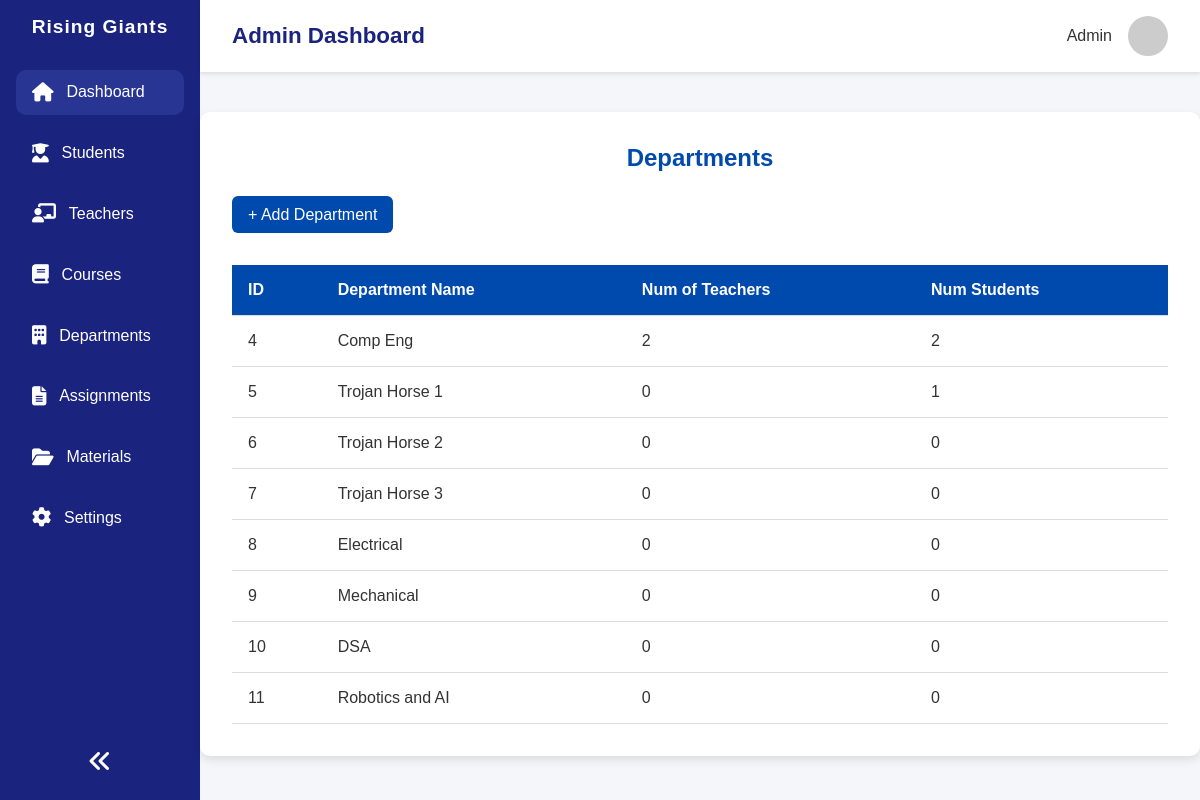
Page /dashboard/departments/ on the earlier database version.
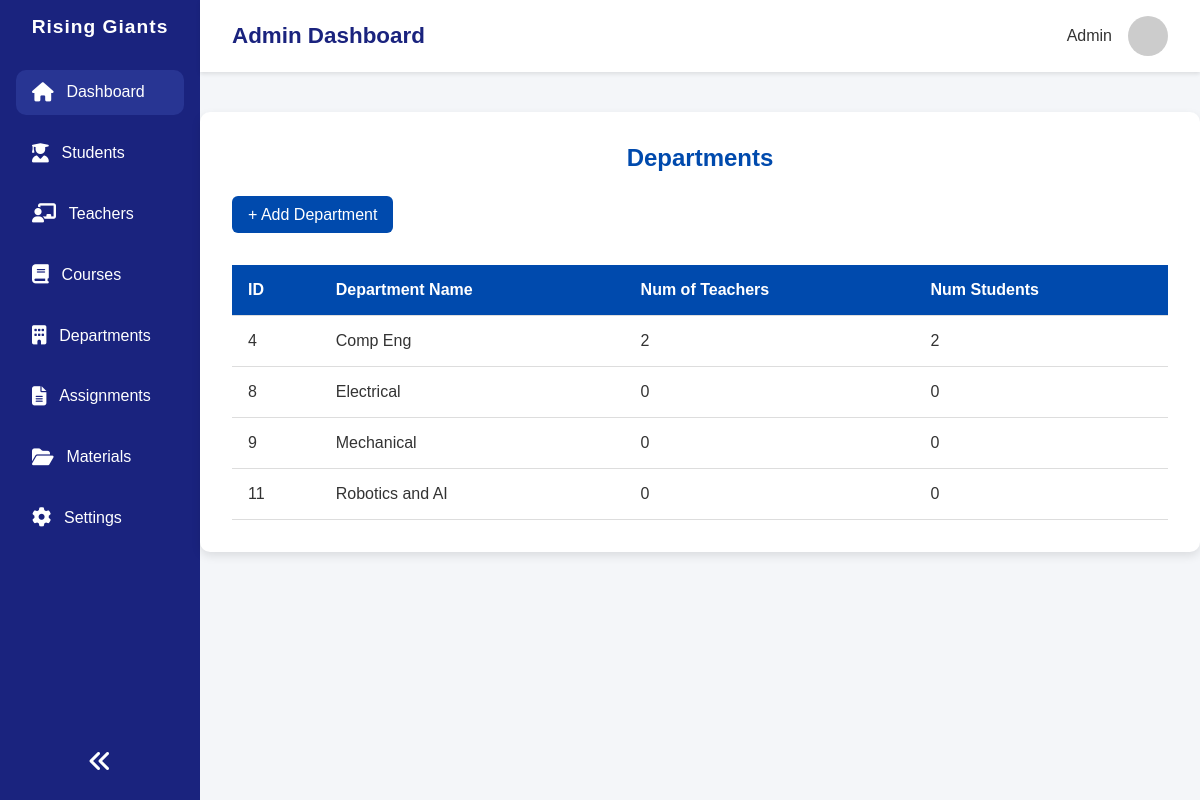
Same page on the later database version.
### main/models.py (models this page shows, shortened)
class Department(models.Model):
    slug = models.SlugField(unique= True, blank=True)
    name = models.CharField(blank=True,max_length=100,unique=True)
    created_by = models.ForeignKey(
        settings.AUTH_USER_MODEL,
        on_delete= models.CASCADE,
        related_name="departments_created"
        )
    updated_at = models.DateTimeField(auto_now=True)

### main/views.py (the view)
# urls.py: path("departments/",views.departments,name = "admin_departments"),
def departments(request):
    departments = Department.objects.all()
    context = {
        "departments":departments
    }
    for department in departments:
        print(type(department))
        department.num_teachers = department.users.filter(role = "teacher").count()
        department.num_students = department.users.filter(role = "student").count()
    return render(request,"main/admin_department_list.html",context)

### main/context_processors.py (called while the page is built)
def total_values(request):
    total_users = User.objects.all().count()
    total_teachers = User.objects.filter(role = "teacher").count()
    total_students = User.objects.filter(role = "student").count()
    total_departments = Department.objects.all().count()
    total_courses = Course.objects.all().count()
    context = {
        "total_students":total_students,
        "total_teachers":total_teachers,
        "total_courses":total_courses,
        "total_departments":total_departments,
    }
    return context

### users/models.py (called while the page is built)
    def __str__(self):
        return self.username

### main/templates/main/admin_department_list.html (shortened to what this page needs)
{% extends 'main_base.html' %}
{% load static %}
{% block extra_styles %}<link rel="stylesheet" href="{% static 'main/css/departments.css' %}">
{% endblock extra_styles %}
{% block body %}
  <div class="container">
    <h2>Departments</h2>
    <a href="{% url 'main:admin_create_department'%}" class="add-btn">+ Add Department</a>
    <table>
      <thead>
        <tr>
          <th>ID</th>
          <th>Department Name</th>
          <th>Num of  Teachers </th>
          <th>Num Students </th>
        </tr>
      </thead>
      <tbody id="departmentList">
        {%for department in departments %}
        <tr>
            <td>{{department.id}}</td>
            <td>{{department.name}}</td>
            <td>{{department.num_teachers}}</td>
            <td>{{department.num_students}}</td>
        </tr>
        {% endfor %}
      </tbody>
    </table>
  </div>
{% endblock body %}

### main/templates/main_base.html (shortened to what this page needs)
{% load static %}
<!DOCTYPE html>
<html lang="en">
<head>
  <link rel="stylesheet" href="{% static 'main/css/dashboard.css'%}">
  {% block extra_styles %} {% endblock extra_styles %}
</head>
<body>
  {% include 'includes/sidebar.html' %}
  <div class="main-content">
    <div class="topbar">
      <h1>Admin Dashboard</h1>
      <div class="admin-info">
        <span>Admin</span>
        <img src="https://i.pravatar.cc/40" alt="Admin Profile">
      </div>
    </div>
    {% block body %}
    {% endblock body %}
</body>
</html>

### main/templates/includes/sidebar.html
  <div class="sidebar" id="sidebar">
    <h2><a href="{% url 'main:admin_dashboard' %}">Rising Giants</a></h2>
    <div class="nav-links">
      <a href="{% url 'main:admin_dashboard' %}" class="active"><i class="fas fa-home"></i>Dashboard</a>
      <a href="{% url 'main:admin_students'%}"><i class="fas fa-user-graduate"></i>Students</a>
      <a href="{% url 'main:admin_teachers'%}"><i class="fas fa-chalkboard-teacher"></i>Teachers</a>
      <a href="{% url 'main:admin_courses'%}"><i class="fas fa-book"></i>Courses</a>
      <a href="{% url 'main:admin_departments'%}"><i class="fas fa-building"></i>Departments</a>
      <a href="#"><i class="fas fa-file-alt"></i>Assignments</a>
      <a href="#"><i class="fas fa-folder-open"></i>Materials</a>
      <a href="#"><i class="fas fa-cog"></i>Settings</a>
    </div>
    <div class="toggle-btn" id="toggle-btn">
      <i class="fas fa-angle-double-left"></i>
    </div>
  </div>

### main/static/main/css/dashboard.css (style rules this page uses)
* { margin: 0; padding: 0; box-sizing: border-box; font-family: 'Poppins', sans-serif; }
body { background-color: #f4f6f9; display: flex; min-height: 100vh; color: #333; }
a { text-decoration: none; color: inherit; }
.sidebar { width: 250px; background-color: #1a237e; color: #fff; display: flex; flex-direction: column; padding: 1rem 0; transition: width 0.3s ease; }
.sidebar h2 { text-align: center; margin-bottom: 2rem; font-size: 1.2rem; letter-spacing: 1px; }
.nav-links { display: flex; flex-direction: column; gap: 1rem; padding: 0 1rem; }
.nav-links a { display: flex; align-items: center; gap: 0.8rem; padding: 0.8rem 1rem; border-radius: 10px; color: #fff; transition: background 0.3s ease; }
.nav-links a:hover, .nav-links a.active { background-color: #283593; }
.nav-links i { font-size: 1.2rem; }
.toggle-btn { font-size: 1.5rem; text-align: center; cursor: pointer; padding: 0.5rem; margin-top: auto; }
.main-content { flex: 1; display: flex; flex-direction: column; }
.topbar { background-color: #fff; box-shadow: 0 2px 4px rgba(0,0,0,0.1); display: flex; justify-content: space-between; align-items: center; padding: 1rem 2rem; }
.topbar h1 { color: #1a237e; font-size: 1.4rem; }
.admin-info { display: flex; align-items: center; gap: 1rem; }
.admin-info img { width: 40px; height: 40px; border-radius: 50%; object-fit: cover; }

### main/static/main/css/departments.css (style rules this page uses)
.container { width: 1000px; max-width: 1000px; margin: 40px auto; background: #fff; padding: 2rem; border-radius: 10px; box-shadow: 0 4px 10px rgba(0,0,0,0.1); }
h2 { text-align: center; margin-bottom: 1.5rem; color: #004aad; }
.sidebar h2 { color: white; }
table { width: 100%; border-collapse: collapse; margin-top: 1rem; }
th, td { padding: 1rem; text-align: left; border-bottom: 1px solid #ddd; }
th { background-color: #004aad; color: white; }
.add-btn { display: inline-block; margin-bottom: 1rem; padding: 0.6rem 1rem; background-color: #004aad; color: #fff; border-radius: 6px; text-decoration: none; transition: 0.3s ease; }

Differences in the rows shown:
removed Department: id "5", name "Trojan Horse 1", num_teachers "0", num_students "1"
removed Department: id "6", name "Trojan Horse 2", num_teachers "0", num_students "0"
removed Department: id "7", name "Trojan Horse 3", num_teachers "0", num_students "0"
removed Department: id "10", name "DSA", num_teachers "0", num_students "0"
